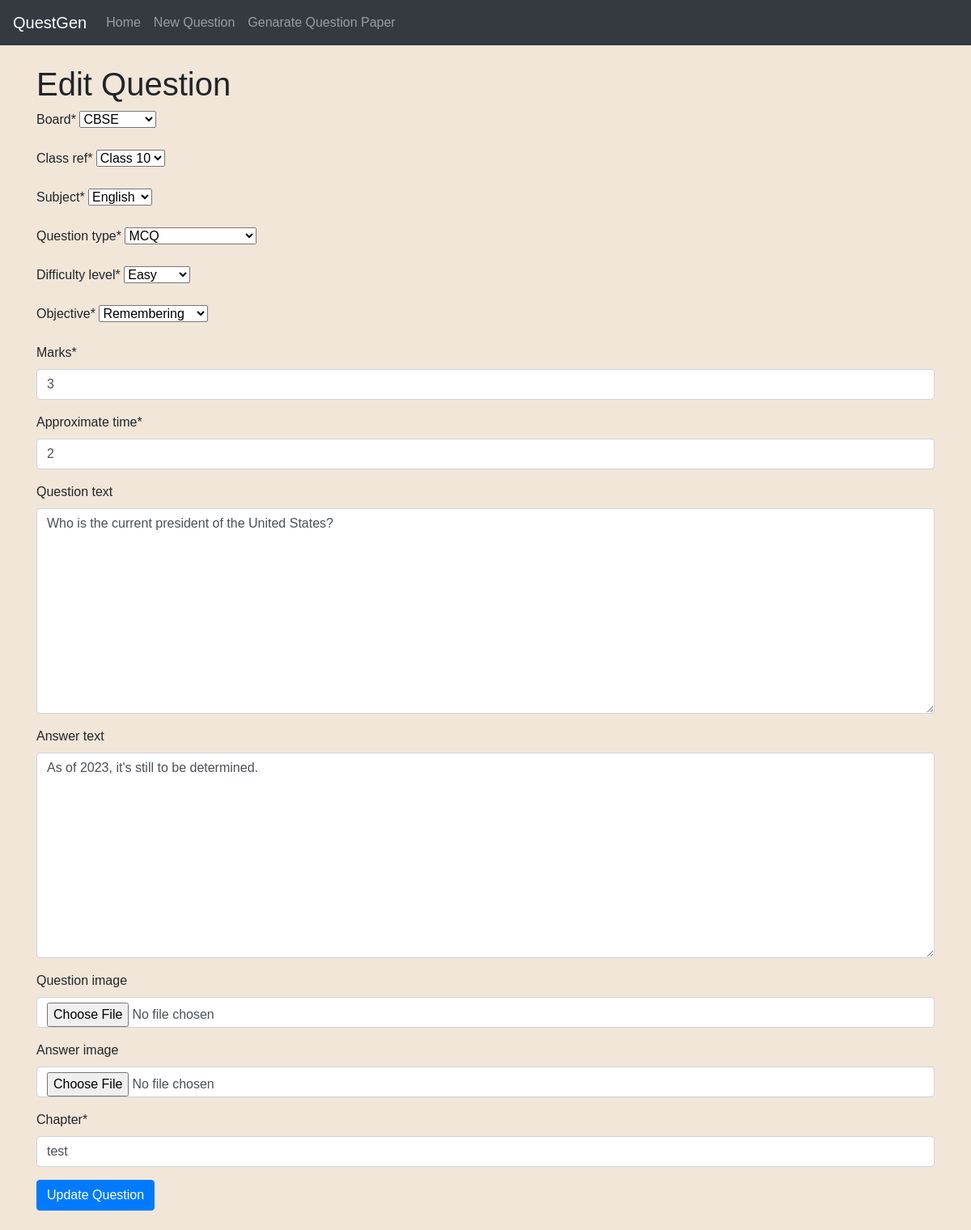
/question/1/update/, run on the app's committed database.
### questions/models.py (models this page shows)
class Question(models.Model):
    BOARD_CHOICES = [
        ('CBSE', 'CBSE'),
        ('ICSE', 'ICSE'),
        ('Karnataka', 'Karnataka'),
    ]
    CLASS_CHOICES = [
        ('6', 'Class 6'),
        ('7', 'Class 7'),
        ('8', 'Class 8'),
        ('9', 'Class 9'),
        ('10', 'Class 10'),
    ]
    SUBJECT_CHOICES = [
        ('English', 'English'),
        ('Hindi', 'Hindi'),
        ('Maths', 'Maths'),
        ('Science', 'Science'),
        ('EVS', 'EVS'),
    ]
    QUESTION_TYPE_CHOICES = [
        ('MCQ', 'MCQ'),
        ('True or False', 'True or False'),
        ('Fill in the blanks', 'Fill in the blanks'),
        ('Match the following', 'Match the following'),
        ('Very Short Answers', 'Very Short Answers'),
        ('Short Answers', 'Short Answers'),
        ('Long Answers', 'Long Answers'),
        ('Very Long Answers', 'Very Long Answers'),
    ]
    DIFFICULTY_LEVEL_CHOICES = [
        ('Easy', 'Easy'),
        ('Average', 'Average'),
        ('Difficult', 'Difficult'),
    ]
    OBJECTIVE_CHOICES = [
        ('Remembering', 'Remembering'),
        ('Comprehension', 'Comprehension'),
        ('Expression', 'Expression'),
        ('Appreciation', 'Appreciation'),
        ('Understanding', 'Understanding'),
        ('Application', 'Application'),
        ('Skill', 'Skill'),
    ]
    board = models.CharField(max_length=20, choices=BOARD_CHOICES)
    class_ref = models.CharField(max_length=20, choices=CLASS_CHOICES)
    subject = models.CharField(max_length=50, choices=SUBJECT_CHOICES)
    chapter = models.CharField(max_length=150)
    question_type = models.CharField(max_length=50, choices=QUESTION_TYPE_CHOICES)
    difficulty_level = models.CharField(max_length=20, choices=DIFFICULTY_LEVEL_CHOICES)
    objective = models.CharField(max_length=50, choices=OBJECTIVE_CHOICES)
    question_image = models.ImageField(upload_to='questions/', blank=True, null=True)
    answer_image = models.ImageField(upload_to='answers/', blank=True, null=True)
    question_text = models.TextField( blank=True, null=True)
    answer_text = models.TextField( blank=True, null=True)
    explanation_text = models.TextField(blank=True, null=True)  # This field is optional
    marks = models.PositiveSmallIntegerField()
    approximate_time = models.PositiveSmallIntegerField()  # time in minutes
    created_at = models.DateTimeField(auto_now_add=True)
    updated_at = models.DateTimeField(auto_now=True)

### questions/views.py (the view, shortened to what this page needs)
# urls.py: path('question/<int:pk>/update/', views.QuestionUpdateView.as_view(), name='question_update'),
class QuestionUpdateView(UpdateView):
    model = Question
    fields = ['board', 'class_ref', 'subject', 'question_type', 'difficulty_level', 'objective', 'marks', 'approximate_time', 'question_text', 'answer_text', 'question_image', 'answer_image','chapter']
    template_name_suffix = '_update_form'

### templates/questions/question_update_form.html (shortened to what this page needs)
{% extends 'base_generics.html' %}
{% block content %}
{% load crispy_forms_tags %}
<h1>Edit Question</h1>
<form method="post">
    {{ form|crispy }}
    <button type="submit" class="btn btn-primary">Update Question</button>
</form>
{% endblock %}

### templates/base_generics.html (style rules this page uses)
body { font-family: Arial, sans-serif; background-color: #f2e6d9; margin: 0; padding: 0; }

### data on the page
Question: board "CBSE", class_ref "Class 10", subject "English", question_type "MCQ", difficulty_level "Easy", objective "Remembering", marks "3", approximate_time "2", question_text "Who is the current president of the United States?", answer_text "As of 2023, it's still to be determined.", chapter "test"
